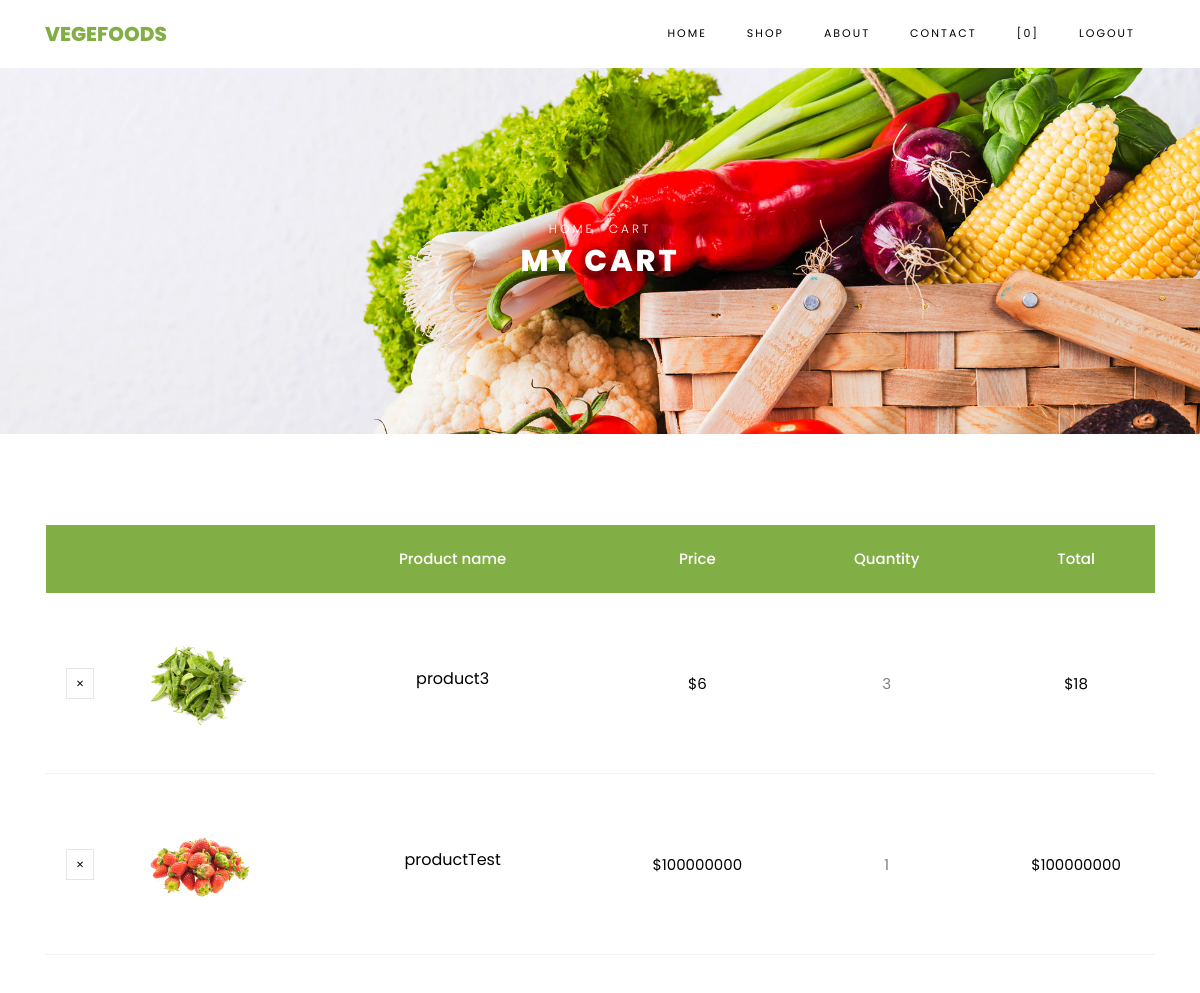
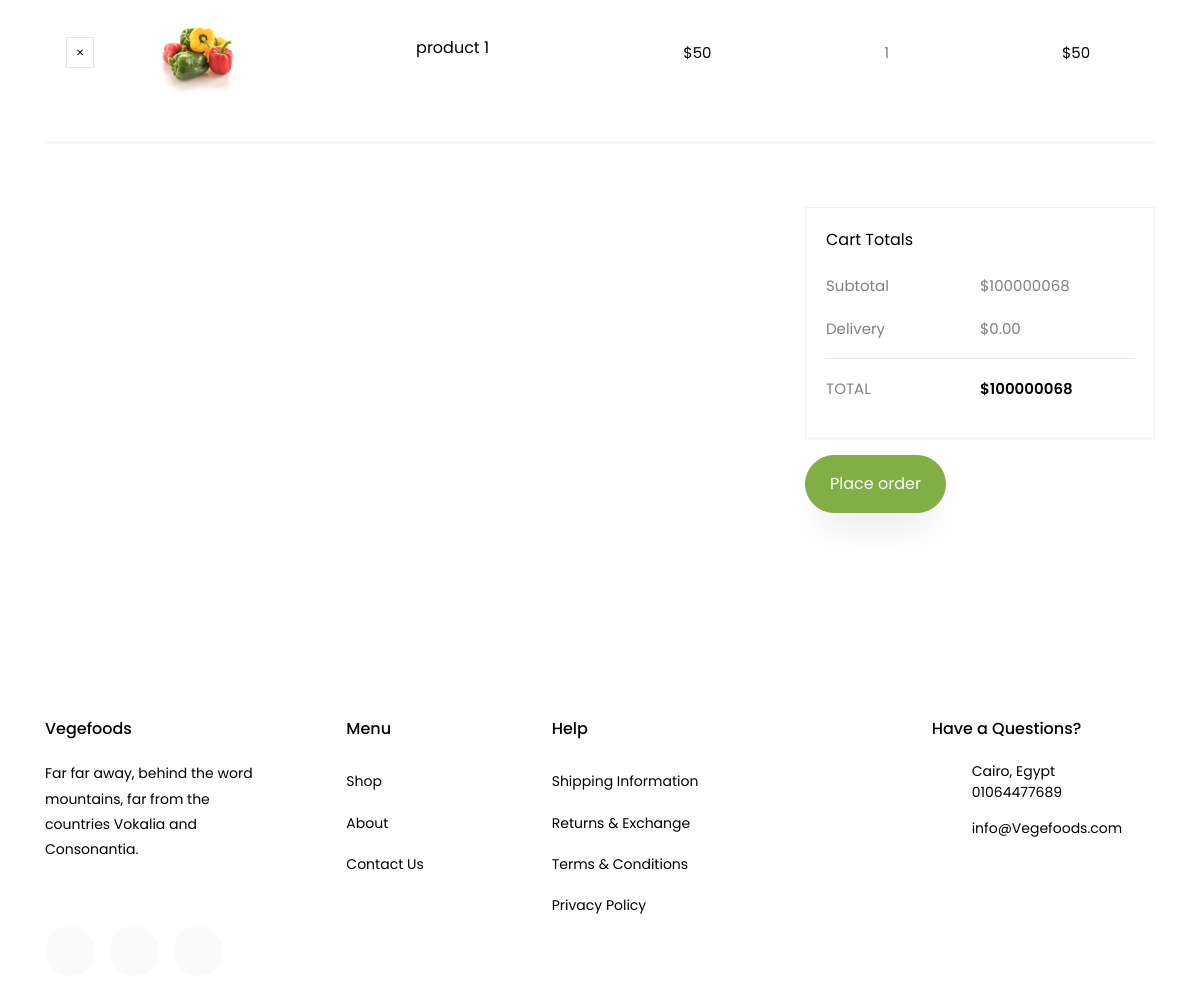
Page /cart.php (signed in) on the committed database (2 pictures, top to bottom).
### tables this page shows
CREATE TABLE `cart` (
  `id` int(11) NOT NULL,
  `userID` int(11) NOT NULL,
  `itemID` int(11) NOT NULL,
  `quantity` int(11) NOT NULL
);

CREATE TABLE `items` (
  `id` int(11) NOT NULL,
  `name` varchar(255) NOT NULL,
  `catID` int(11) NOT NULL,
  `price` float NOT NULL,
  `imgPath` varchar(255) NOT NULL,
  `offer` int(11) NOT NULL
);

### cart.php (the view, shortened to what this page needs)
<?php
require_once "connect.php";
require_once "layout.php";
if(!isset($_SESSION['userID'])){
    header('location:http://localhost/vegefoods/login.php');
}
else{
$userID=$_SESSION['userID'];
?>
<!DOCTYPE html>
<html lang="en">
  <head>
    <link rel="stylesheet" href="css/bootstrap.min.css">
	<link rel="stylesheet" href="css/ionicons.min.css">
    <link rel="stylesheet" href="css/style.css">
  </head>
  <body class="goto-here">
    <div class="hero-wrap hero-bread" style="background-image: url('images/bg_1.jpg');">
      <div class="container">
        <div class="row no-gutters slider-text align-items-center justify-content-center">
          <div class="col-md-9 text-center">
          	<p class="breadcrumbs"><span class="mr-2"><a href="index.html">Home</a></span> <span>Cart</span></p>
            <h1 class="mb-0 bread">My Cart</h1>
          </div>
        </div>
      </div>
    </div>
    <section class="ftco-section ftco-cart">
			<div class="container">
				<div class="row">
    			<div class="col-md-12">
    				<div class="cart-list">
	    				<table class="table">
						    <thead class="thead-primary">
						      <tr class="text-center">
						        <th>&nbsp;</th>
						        <th>&nbsp;</th>
						        <th>Product name</th>
						        <th>Price</th>
						        <th>Quantity</th>
						        <th>Total</th>
						      </tr>
						    </thead>
						    <tbody>
							<?php
     $cartItems="select cart.id as cartID,name,price,quantity,imgPath from cart
	  inner join items on itemID=items.id
	  where userID='$userID'";
	 $res=$connect->query($cartItems);
	 while($row=$res->fetch_assoc()){
							?>
						      <tr class="text-center">
						        <td class="product-remove"><a href="cart.php?action=removeItem&cartID=<?php echo $row['cartID']; ?>"><span class="ion-ios-close"></span></a></td>
						        <td class="image-prod"><div class="img" style="background-image:url(images/<?php  echo $row['imgPath']; ?>);"></div></td>
						        <td class="product-name">
						        	<h3><?php  echo $row['name']; ?></h3>
						        </td>
						        <td class="price">$<?php  echo $row['price']; ?></td>
						        <td class="quantity"><?php  echo $row['quantity']; ?></td>
						        <td class="total">$<?php  echo $row['quantity'] * $row['price']; ?></td>
						      </tr>
<?php } ?>
						    </tbody>
						  </table>
					  </div>
    			</div>
    		</div>
    		<div class="row justify-content-end">
    			<?php
$subtotal="select sum(quantity*price) as total from cart
inner join items on itemID=items.id
where userID='$userID'";
$res=$connect->query($subtotal);
$row=$res->fetch_assoc();
				?>
    			<div class="col-lg-4 mt-5 cart-wrap">
    				<div class="cart-total mb-3">
    					<h3>Cart Totals</h3>
    					<p class="d-flex">
    						<span>Subtotal</span>
    						<span>$<?php echo $row['total'];?></span>
    					</p>
    					<p class="d-flex">
    						<span>Delivery</span>
    						<span>$0.00</span>
    					</p>
    					<hr>
    					<p class="d-flex total-price">
    						<span>Total</span>
    						<span>$<?php echo $row['total'];?></span>
    					</p>
    				</div>
    				<p><a href="cart.php?action=confirm" class="btn btn-primary py-3 px-4">Place order</a></p>
    			</div>
    		</div>
			</div>
		</section>
		<footer class="ftco-footer ftco-section">
			<div class="container">
			  <div class="row mb-5">
				<div class="col-md">
				  <div class="ftco-footer-widget mb-4">
					<h2 class="ftco-heading-2">Vegefoods</h2>
					<p>Far far away, behind the word mountains, far from the countries Vokalia and Consonantia.</p>
					<ul class="ftco-footer-social list-unstyled float-md-left float-lft mt-5">
					  <li><a href="#"><span class="icon-twitter"></span></a></li>
					  <li><a href="#"><span class="icon-facebook"></span></a></li>
					  <li><a href="#"><span class="icon-instagram"></span></a></li>
					</ul>
				  </div>
				</div>
				<div class="col-md">
				  <div class="ftco-footer-widget mb-4 ml-md-5">
					<h2 class="ftco-heading-2">Menu</h2>
					<ul class="list-unstyled">
					  <li><a href="#" class="py-2 d-block">Shop</a></li>
					  <li><a href="#" class="py-2 d-block">About</a></li>
					  <li><a href="#" class="py-2 d-block">Contact Us</a></li>
					</ul>
				  </div>
				</div>
				<div class="col-md-4">
				   <div class="ftco-footer-widget mb-4">
					<h2 class="ftco-heading-2">Help</h2>
					<div class="d-flex">
						<ul class="list-unstyled mr-l-5 pr-l-3 mr-4">
						  <li><a href="#" class="py-2 d-block">Shipping Information</a></li>
						  <li><a href="#" class="py-2 d-block">Returns &amp; Exchange</a></li>
						  <li><a href="#" class="py-2 d-block">Terms &amp; Conditions</a></li>
						  <li><a href="#" class="py-2 d-block">Privacy Policy</a></li>
						</ul>
					  </div>
				  </div>
				</div>
				<div class="col-md">
				  <div class="ftco-footer-widget mb-4">
					  <h2 class="ftco-heading-2">Have a Questions?</h2>
					  <div class="block-23 mb-3">
						<ul>
						  <li><span class="icon icon-map-marker"></span><span class="text"> Cairo, Egypt</span></li>
						  <li><a href="#"><span class="icon icon-phone"></span><span class="text">01064477689</span></a></li>
						  <li><a href="#"><span class="icon icon-envelope"></span><span class="text">info@Vegefoods.com</span></a></li>
						</ul>
					  </div>
				  </div>
				</div>
			  </div>
			</div>
		  </footer>
  </body>
</html>
<?php } ?>

### layout.php (shortened to what this page needs)
<!DOCTYPE html>
<html lang="en">
<head>
    <link rel="stylesheet" href="css/bootstrap.min.css">
	<link rel="stylesheet" href="css/ionicons.min.css">
    <link rel="stylesheet" href="css/style.css">
  </head>
<body>
<nav class="navbar navbar-expand-lg navbar-dark ftco_navbar bg-dark ftco-navbar-light" id="ftco-navbar">
	    <div class="container">
	      <a class="navbar-brand" href="index.php">Vegefoods</a>
	      <div class="collapse navbar-collapse" id="ftco-nav">
	        <ul class="navbar-nav ml-auto">
	          <li class="nav-item"><a href="index.php" class="nav-link">Home</a></li>
            <li class="nav-item"><a href="shop.php" class="nav-link">Shop</a></li>
	          <li class="nav-item"><a href="about.php" class="nav-link">About</a></li>
	          <li class="nav-item"><a href="contact.php" class="nav-link">Contact</a></li>
	          <li class="nav-item cta cta-colored"><a href="cart.php" class="nav-link"><span class="icon-shopping_cart"></span>[0]</a></li>
			 <?php if(isset($_SESSION['userID'])){ ?>
			  <li class="nav-item"><a href="logout.php" class="nav-link">Logout</a></li>
			  <?php }
			  else{
?>
				<li class="nav-item"><a href="login.php" class="nav-link">login</a></li>
			<?php  } ?>
	        </ul>
	      </div>
	    </div>
	  </nav>
</body>
</html>

### rows in the picture
cart: itemID.imgPath (picture), itemID.name "product3", itemID.price "6", quantity "3", $row['quantity']*$row['price'] "18"
cart: itemID.imgPath (picture), itemID.name "productTest", itemID.price "100000000", quantity "1", $row['quantity']*$row['price'] "100000000"
cart: itemID.imgPath (picture), itemID.name "product 1", itemID.price "50", quantity "1", $row['quantity']*$row['price'] "50"

### other values in the picture
$row['total'] "100000068"
